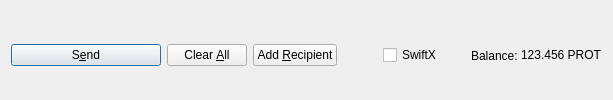
         <widget class="QFrame" name="frame_Send">
          <layout class="QHBoxLayout" name="horizontalLayout">
           <property name="bottomMargin">
            <number>0</number>
           </property>
           <item>
            <widget class="QPushButton" name="sendButton">
             <property name="minimumSize">
              <size>
               <width>150</width>
               <height>0</height>
              </size>
             </property>
             <property name="toolTip">
              <string>Confirm the send action</string>
             </property>
             <property name="text">
              <string>S&amp;end</string>
             </property>
             <property name="icon">
              <iconset resource="../protcoin.qrc">
               <normaloff>:/icons/send</normaloff>:/icons/send</iconset>
             </property>
             <property name="autoDefault">
              <bool>false</bool>
             </property>
             <property name="default">
              <bool>true</bool>
             </property>
            </widget>
           </item>
           <item>
            <widget class="QPushButton" name="clearButton">
             <property name="sizePolicy">
              <sizepolicy hsizetype="Minimum" vsizetype="Fixed">
               <horstretch>0</horstretch>
               <verstretch>0</verstretch>
              </sizepolicy>
             </property>
             <property name="toolTip">
              <string>Clear all fields of the form.</string>
             </property>
             <property name="text">
              <string>Clear &amp;All</string>
             </property>
             <property name="icon">
              <iconset resource="../protcoin.qrc">
               <normaloff>:/icons/remove</normaloff>:/icons/remove</iconset>
             </property>
             <property name="autoDefault">
              <bool>false</bool>
             </property>
            </widget>
           </item>
           <item>
            <widget class="QPushButton" name="addButton">
             <property name="toolTip">
              <string>Send to multiple recipients at once</string>
             </property>
             <property name="text">
              <string>Add &amp;Recipient</string>
             </property>
             <property name="icon">
              <iconset resource="../protcoin.qrc">
               <normaloff>:/icons/add</normaloff>:/icons/add</iconset>
             </property>
             <property name="autoDefault">
              <bool>false</bool>
             </property>
            </widget>
           </item>
           <item>
            <spacer name="horizontalSpacer">
             <property name="orientation">
              <enum>Qt::Horizontal</enum>
             </property>
             <property name="sizeHint" stdset="0">
              <size>
               <width>40</width>
               <height>20</height>
              </size>
             </property>
            </spacer>
           </item>
           <item>
            <layout class="QHBoxLayout" name="horizontalLayout_2">
             <property name="spacing">
              <number>3</number>
             </property>
             <item>
              <widget class="QCheckBox" name="checkSwiftTX">
               <property name="enabled">
                <bool>true</bool>
               </property>
               <property name="minimumSize">
                <size>
                 <width>85</width>
                 <height>0</height>
                </size>
               </property>
               <property name="text">
                <string>SwiftX</string>
               </property>
              </widget>
             </item>
             <item>
              <widget class="QLabel" name="label">
               <property name="text">
                <string>Balance:</string>
               </property>
              </widget>
             </item>
             <item>
              <widget class="QLabel" name="labelBalance">
               <property name="sizePolicy">
                <sizepolicy hsizetype="Preferred" vsizetype="Fixed">
                 <horstretch>0</horstretch>
                 <verstretch>0</verstretch>
                </sizepolicy>
               </property>
               <property name="cursor">
                <cursorShape>IBeamCursor</cursorShape>
               </property>
               <property name="text">
                <string notr="true">123.456 PROT</string>
               </property>
               <property name="textInteractionFlags">
                <set>Qt::LinksAccessibleByMouse|Qt::TextSelectableByKeyboard|Qt::TextSelectableByMouse</set>
               </property>
              </widget>
             </item>
            </layout>
           </item>
          </layout>
         </widget>
